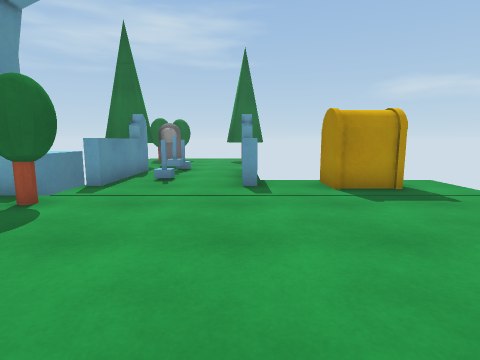
View 1 (above)

12 first-person views from a walk through a Unity game level. The camera is 1.2 m above the floor, tilts 8° down and sees 80° across. Doors are open. The floor is counted in squares, 1 m on a side. Each view is taken from the middle of a square. On the plan, view 1 faces up. The plan holds only what a view shows up to about 13 squares ahead; the rest is blank. The place goes on beyond the plan. Surface patterns are stand-ins for the level's own textures.

View 2
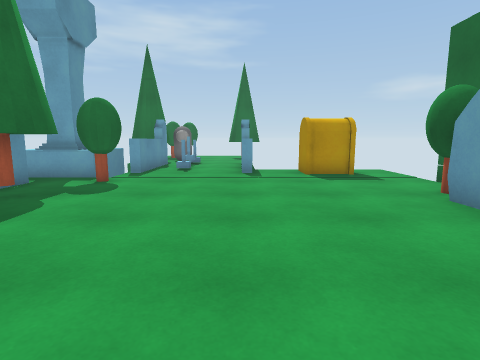

View 3
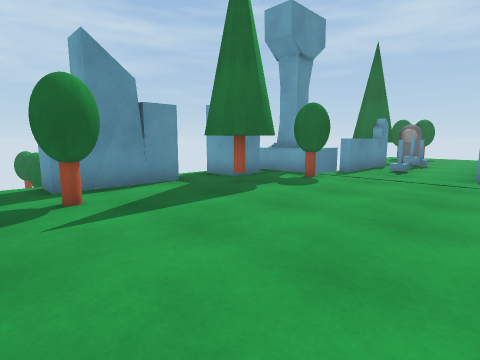

View 4
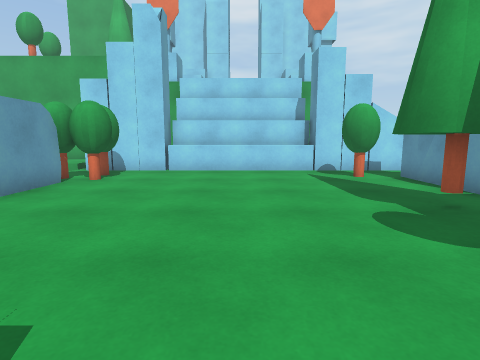

View 5
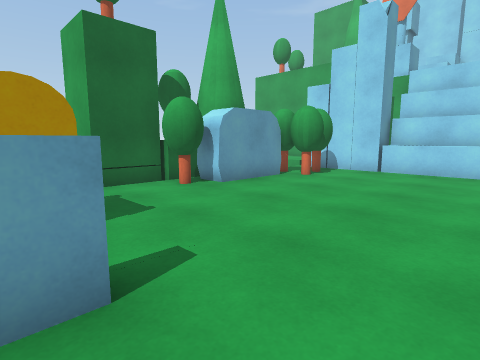

View 6
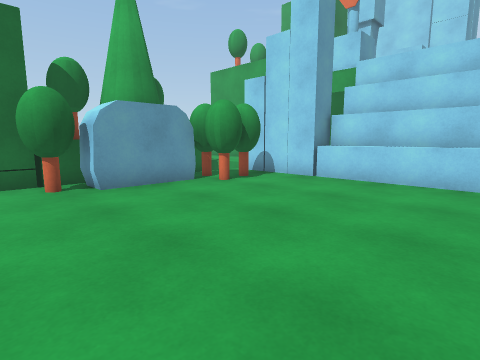

View 7
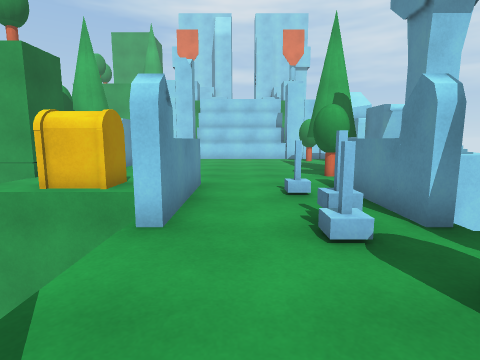

View 8
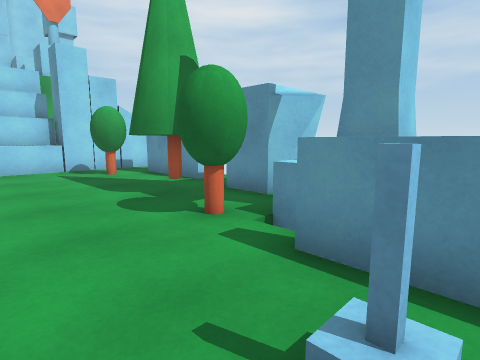

View 9
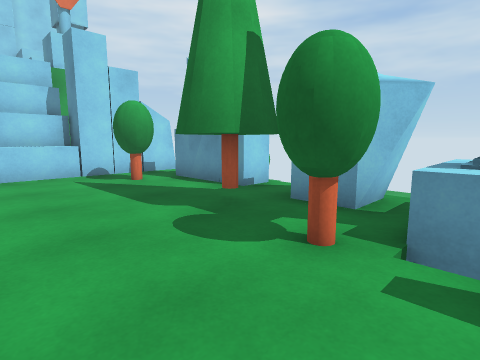

View 10
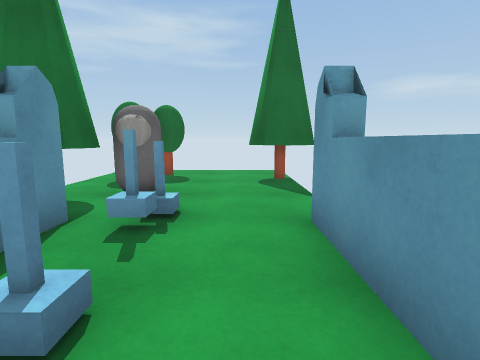

View 11
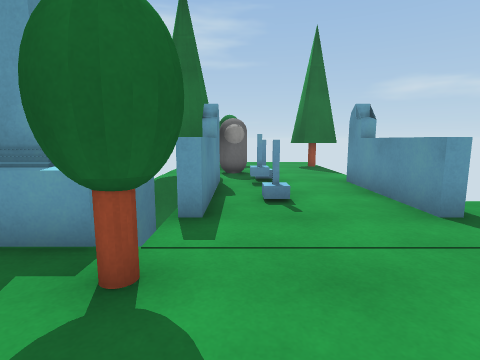

View 12
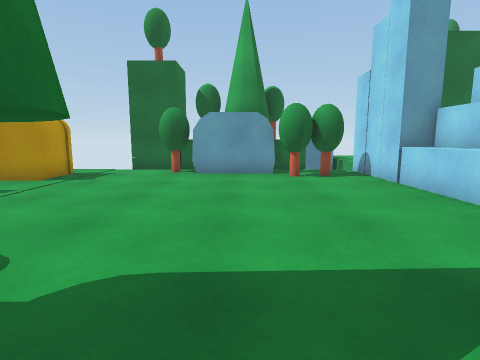

### Floor plan
Key: @ floor where view 1 was taken; # wall or solid block; x gap in a wall; . floor; D open door; ^ raised ledge; O other object.
Columns run from 8 left of view 1 to 6 right of it. Each row starts with its distance up from view 1.
 18      ...
 17     ##..
 16      ..OOO
 15    .....OO
 14    ..O...
 13     OO...
 12    OO.O..
 11    DD.O.#
 10     D...#
  9     #xO.#
  8  ^^^#...#.###.
  7  ^^^#...x.###.
  6  ^^^x..DD.....
  5  ####..DD.....#
  4  ##O.........##
  3   OOO.......##
  2   .OO.......##
  1  #..........#
  0  #......@...###
 -1  #.#.......####
 -2  ..#.......##.
 -3  .............
 -4 #####^^^^^###x
 -5     #     #

Where each view was taken, in squares from view 1:
view 1: 0 up, 0 right, facing up
view 2: 3 down, 0 right, facing up
view 3: 3 down, 1 right, facing up-left
view 4: 8 up, 1 left, facing down
view 5: 8 up, 2 left, facing down-right
view 6: 5 up, 3 left, facing down-right
view 7: 15 up, 1 left, facing down
view 8: 9 up, 1 left, facing down-left
view 9: 7 up, 1 left, facing down-left
view 10: 7 up, 1 left, facing up
view 11: 3 up, 3 left, facing up
view 12: 1 up, 6 left, facing right
